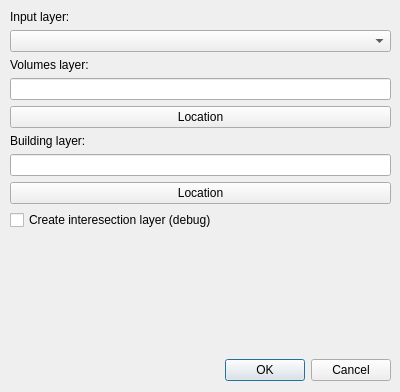
<?xml version="1.0" encoding="UTF-8"?>
<ui version="4.0">
 <class>Dialog</class>
 <widget class="QDialog" name="Dialog">
  <property name="geometry">
   <rect>
    <x>0</x>
    <y>0</y>
    <width>400</width>
    <height>392</height>
   </rect>
  </property>
  <property name="sizePolicy">
   <sizepolicy hsizetype="Preferred" vsizetype="Preferred">
    <horstretch>0</horstretch>
    <verstretch>0</verstretch>
   </sizepolicy>
  </property>
  <property name="windowTitle">
   <string>2 - Create energy layers</string>
  </property>
  <property name="sizeGripEnabled">
   <bool>false</bool>
  </property>
  <widget class="QWidget" name="verticalLayoutWidget">
   <property name="geometry">
    <rect>
     <x>10</x>
     <y>10</y>
     <width>381</width>
     <height>371</height>
    </rect>
   </property>
   <layout class="QVBoxLayout" name="verticalLayout">
    <item>
     <widget class="QLabel" name="label_2">
      <property name="text">
       <string>Input layer:</string>
      </property>
     </widget>
    </item>
    <item>
     <widget class="QComboBox" name="volumesCombo">
      <property name="sizePolicy">
       <sizepolicy hsizetype="Expanding" vsizetype="Fixed">
        <horstretch>0</horstretch>
        <verstretch>0</verstretch>
       </sizepolicy>
      </property>
     </widget>
    </item>
    <item>
     <widget class="QLabel" name="label_3">
      <property name="text">
       <string>Volumes layer:</string>
      </property>
     </widget>
    </item>
    <item>
     <widget class="QLineEdit" name="volumesLayerPath">
      <property name="text">
       <string/>
      </property>
     </widget>
    </item>
    <item>
     <widget class="QPushButton" name="locationButton1">
      <property name="enabled">
       <bool>true</bool>
      </property>
      <property name="text">
       <string>Location</string>
      </property>
     </widget>
    </item>
    <item>
     <widget class="QLabel" name="label_4">
      <property name="text">
       <string>Building layer:</string>
      </property>
     </widget>
    </item>
    <item>
     <widget class="QLineEdit" name="buildingLayerPath">
      <property name="enabled">
       <bool>true</bool>
      </property>
     </widget>
    </item>
    <item>
     <widget class="QPushButton" name="locationButton2">
      <property name="enabled">
       <bool>true</bool>
      </property>
      <property name="text">
       <string>Location</string>
      </property>
     </widget>
    </item>
    <item>
     <widget class="QCheckBox" name="intersectionLayerCheckBox">
      <property name="text">
       <string>Create interesection layer (debug)</string>
      </property>
      <property name="checked">
       <bool>false</bool>
      </property>
     </widget>
    </item>
    <item>
     <spacer name="verticalSpacer">
      <property name="orientation">
       <enum>Qt::Vertical</enum>
      </property>
      <property name="sizeHint" stdset="0">
       <size>
        <width>20</width>
        <height>40</height>
       </size>
      </property>
     </spacer>
    </item>
    <item>
     <widget class="QDialogButtonBox" name="buttonBox">
      <property name="orientation">
       <enum>Qt::Horizontal</enum>
      </property>
      <property name="standardButtons">
       <set>QDialogButtonBox::Cancel|QDialogButtonBox::Ok</set>
      </property>
     </widget>
    </item>
   </layout>
  </widget>
 </widget>
 <resources/>
 <connections>
  <connection>
   <sender>buttonBox</sender>
   <signal>accepted()</signal>
   <receiver>Dialog</receiver>
   <slot>accept()</slot>
   <hints>
    <hint type="sourcelabel">
     <x>248</x>
     <y>254</y>
    </hint>
    <hint type="destinationlabel">
     <x>157</x>
     <y>274</y>
    </hint>
   </hints>
  </connection>
  <connection>
   <sender>buttonBox</sender>
   <signal>rejected()</signal>
   <receiver>Dialog</receiver>
   <slot>reject()</slot>
   <hints>
    <hint type="sourcelabel">
     <x>316</x>
     <y>260</y>
    </hint>
    <hint type="destinationlabel">
     <x>286</x>
     <y>274</y>
    </hint>
   </hints>
  </connection>
 </connections>
</ui>
